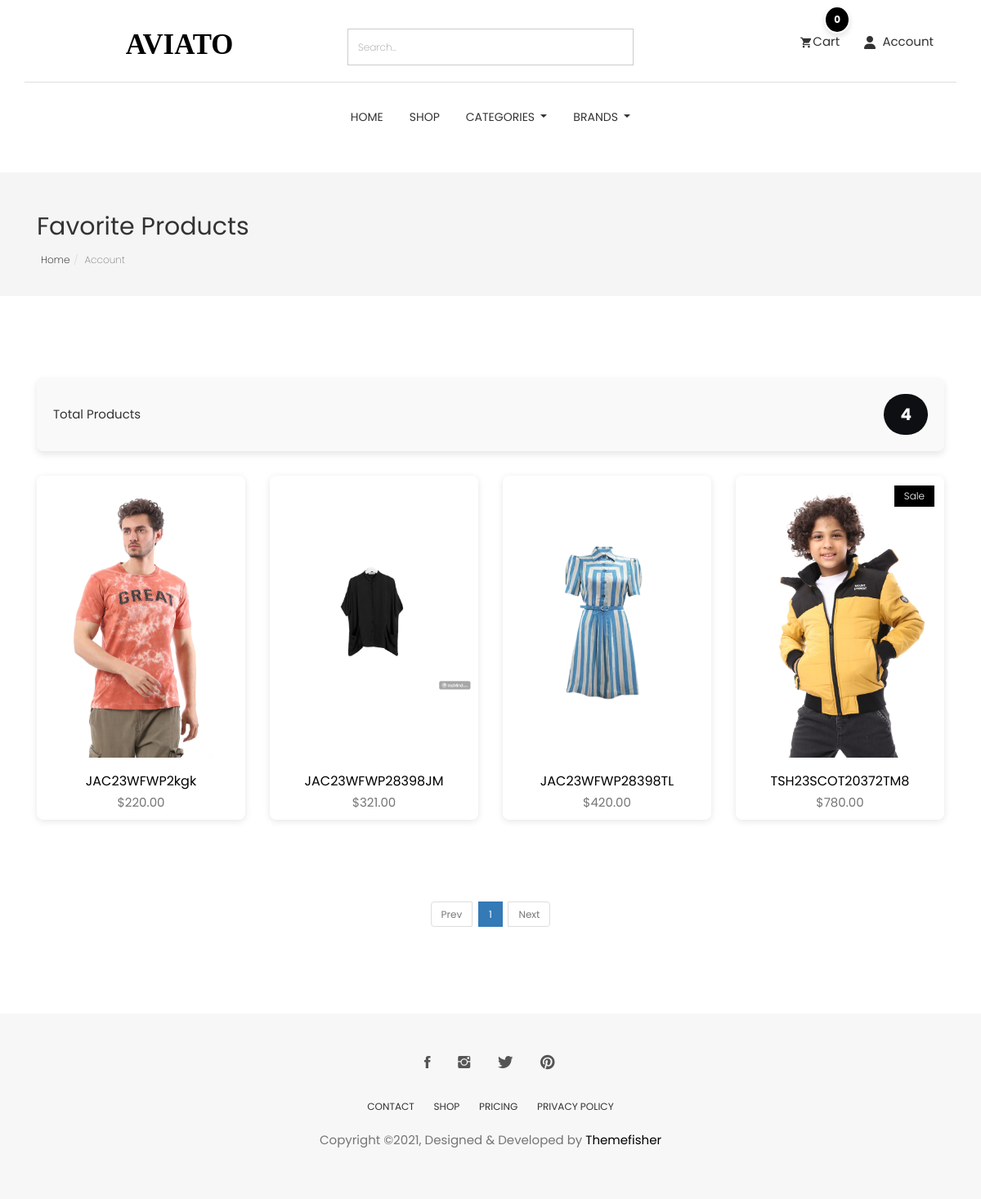
/accounts/favorite/ (signed in), run on an earlier commit of the app's database.
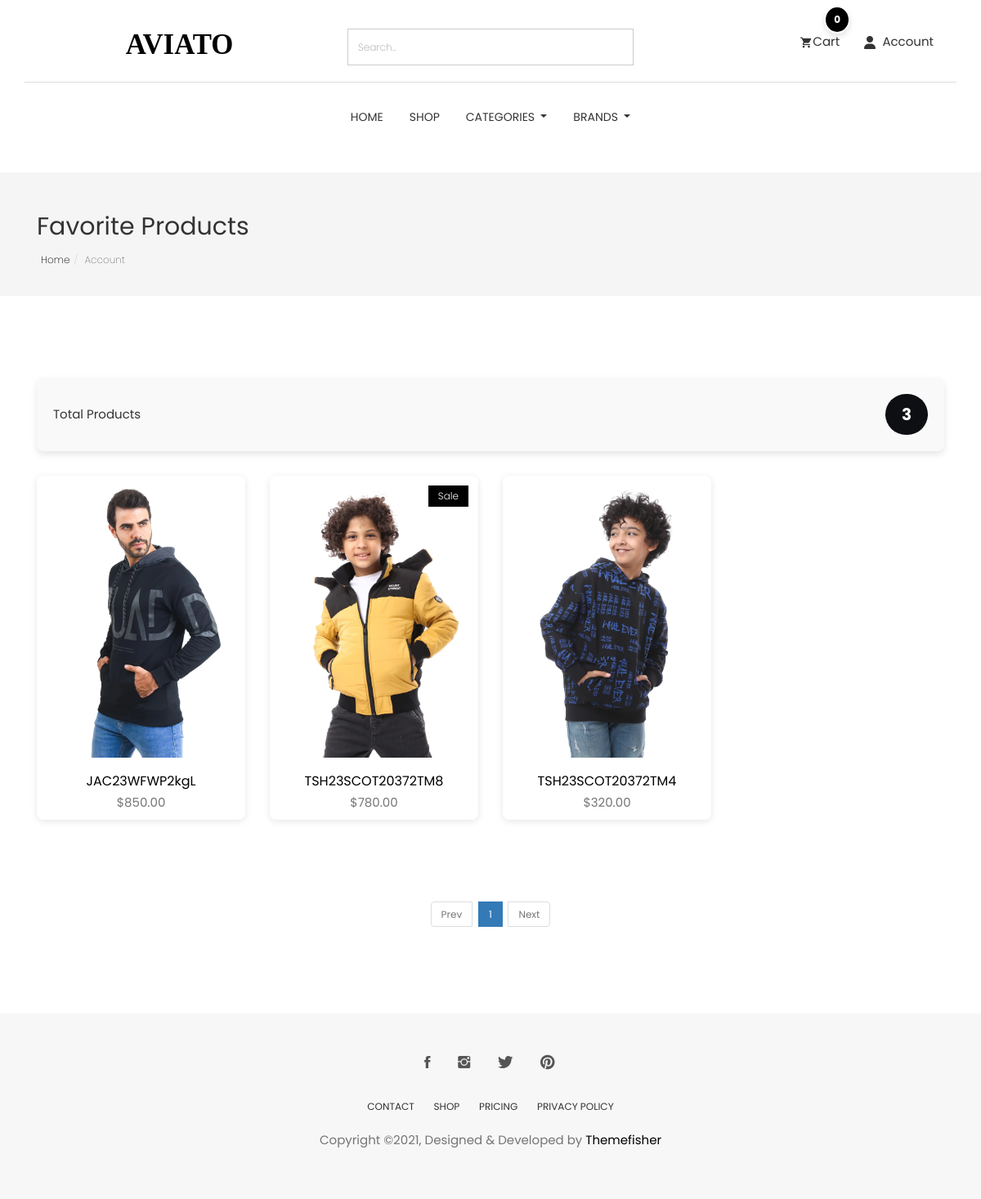
And on a later commit of the database.
### store/models.py (models this page shows, shortened)
class Product(models.Model):
    id = models.UUIDField(primary_key=True, default=uuid.uuid4, editable=False)
    name = models.CharField( max_length=50)
    image = models.ImageField(upload_to='product/',null=True,blank=True)
    stock = models.IntegerField(default=1)
    price = models.DecimalField(max_digits=10, decimal_places=2, default=Decimal('0.00'))
    description = models.TextField(max_length=10000, blank=True)
    created_at = models.DateTimeField(default=timezone.now)
    modified_date = models.DateTimeField(auto_now=True)
    slug = models.SlugField(null=True, blank=True)
    views = models.PositiveIntegerField(default=0)
    is_available = models.BooleanField(default=True)
    on_sale = models.BooleanField(default=False)
    PRDBrand = models.ForeignKey('Brand', related_name='product_brand', on_delete=models.CASCADE, blank=True, null=True, verbose_name="Brand")
    like = models.ManyToManyField(User, blank=True, related_name='product_favourite')
    category = models.ForeignKey(Subcategory, related_name='product_subcategory', verbose_name="Subcategory", null=True, blank=True, on_delete=models.CASCADE)
    class Meta:
        ordering = ['-created_at']
        verbose_name = "Product"
        verbose_name_plural = "Products"

### accounts/views.py (the view)
# urls.py: path('favorite/' , views.favorite , name="favorite" ),
@login_required(login_url='login')
def favorite(request):
    products = Product.objects.filter(like=request.user)
    product_count = products.count()
    paginator = Paginator(products,8)
    page = request.GET.get('page')
    paged_product = paginator.get_page(page)
    return render(request , 'profile/favorite.html',{'products':paged_product,'product_count':product_count})

### category/category_context.py (called while the page is built)
def nav_links(request):
    categories_nav = Category.objects.all()
    subcategories_nav = Subcategory.objects.all()
    brands_nav = Brand.objects.all()
    context = {
        'categories_nav':categories_nav,
        'brands_nav':brands_nav,
        'subcategories_nav':subcategories_nav,
    }
    return context

### category/models.py (called while the page is built)
    def get_url(self):
        return reverse('products_by_subcategory',args=[self.id])

### store/models.py (called while the page is built)
    def get_url(self):
        return reverse('products_by_brand',args=[self.id])

    def __str__(self):
        return self.name

### accounts/templates/profile/favorite.html (shortened to what this page needs)
{% extends "base.html" %}
{% load static %}
{% block body %}
<section class="page-header">
    <div class="container">
        <div class="row">
            <div class="col-md-12">
                <div class="content">
                    <h2 class="title-page"> Favorite Products</h2>
                    <ol class="breadcrumb">
                        <li><a href="/">Home</a></li>
                        <li class="active">Account</li>
                    </ol>
                </div>
            </div>
        </div>
    </div>
</section>
<section class="products section">
    <div class="container">
        <div class="row">
            <div class="col-md-12">
                {% if products %}
                <div class="product-count">
                    <h3 class="product-count-title">Total Products</h3>
                    <span class="product-count-badge">{{ product_count }}</span>
                </div>
                <div class="row">
                    {% for product in products %}
                    <div class="col-md-3">
                        <div class="product-item">
                            <div class="product-thumb">
                                {% if product.on_sale %}
                                <span class="bage">Sale</span>
                                {% endif %}
                                <img class="img-responsive object-fit-contain" width="300px" height="300px"
                                    src="{{product.image.url}}" alt="product-img" />
                            </div>
                            <div class="product-content">
                                <h4><a href="{% url 'product_details' product.id %}">{{ product.name }}</a></h4>
                                <p class="price">${{ product.price }}</p>
                            </div>
                        </div>
                    </div>
                    {% endfor %}
                </div>
                {% endif %}
            </div>
        </div>
        <div class="text-center">
            <ul class="pagination post-pagination">
                {% if products.has_previous %}
                <li><a href="?page={{ products.previous_page_number }}">Prev</a></li>
                {% else %}
                <li class="disabled"><span>Prev</span></li>
                {% endif %}
                {% for page_num in products.paginator.page_range %}
                {% if products.number == page_num %}
                <li class="active"><span>{{ page_num }}</span></li>
                {% else %}
                <li><a href="?page={{ page_num }}">{{ page_num }}</a></li>
                {% endif %}
                {% endfor %}
                {% if products.has_next %}
                <li><a href="?page={{ products.next_page_number }}">Next</a></li>
                {% else %}
                <li class="disabled"><span>Next</span></li>
                {% endif %}
            </ul>
        </div>
    </div>
</section>
{% endblock %}

What changed in the data, as far as the page shows it:
no longer on this page (row edited): Product: image (picture), name "JAC23WFWP2kgk", price "220.00"
no longer on this page (row unchanged): Product: image (picture), name "JAC23WFWP28398JM", price "321.00"
no longer on this page (row edited): Product: image (picture), name "JAC23WFWP28398TL", price "420.00"
now on this page (row edited): Product: image (picture), name "JAC23WFWP2kgL", price "850.00"
now on this page (row edited): Product: image (picture), name "TSH23SCOT20372TM4", price "320.00"
Also different on the page:
{{ product_count }}: "4" → "3"
